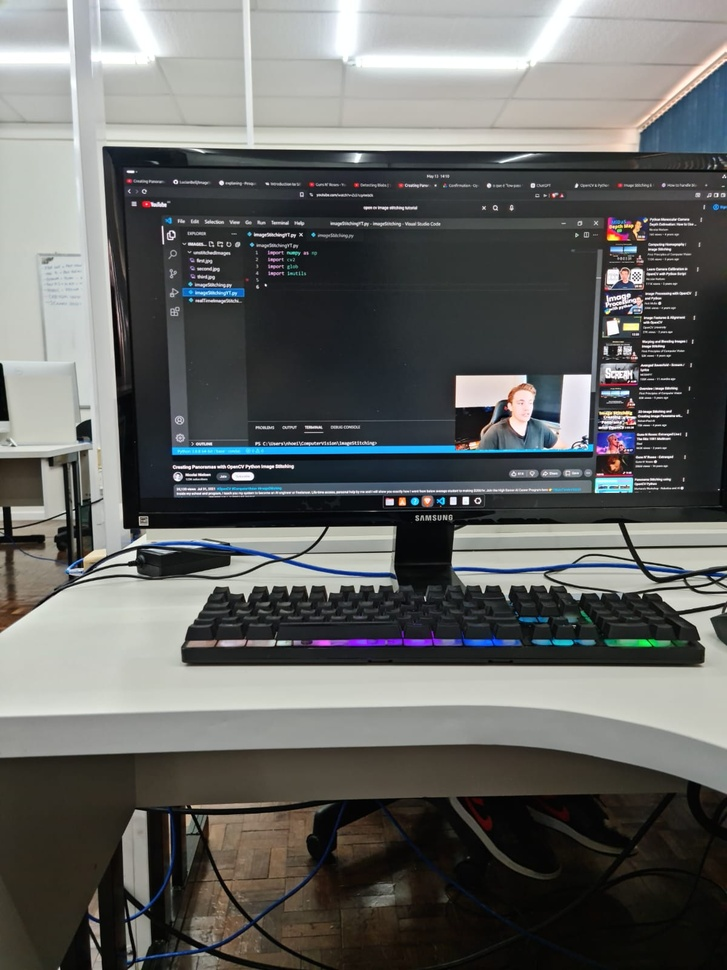
#> input picture NikolaiVideo/images/first.jpeg, 727 x 970 px, shrunk from 1200 x 1600 before the run; its folder holds 3 pictures in this run
$ jupyter execute code.ipynb
#> lines starting #> are read from the running program, lines starting #| are printed output that depends on the picture; after the words box and inside, x2 and y2 are one past the last pixel; in counts of white or black regions, pixels touching at a corner belong together
[cell 1]
import numpy as np
import cv2
import glob
import imutils

[cell 2]
image_paths = glob.glob('./images/*.jpeg')
images = []

for index, image in enumerate(image_paths):
    img = cv2.imread(image)
#> img is the input picture: shape (970, 727, 3); mean B, G, R 99.5, 101.5, 100.3
    images.append(img)
    # cv2.imshow(f"Image {index+1}", img)
    # cv2.waitKey(0)

# PostProcessing (not working yet):

[cell 3]
def find_crop_bounds(thresh_img, edge_check_pct=0.15):
    """
    edge_check_pct: % da altura a verificar nas bordas das colunas (topo e base)
    """
    h, w = thresh_img.shape

    # ── 1. TOPO: primeira linha sem nenhum pixel preto ────────────────────────
    top_y = 0
    for row in range(h):
        if np.all(thresh_img[row, :] > 0):
            top_y = row
            break

    # ── 2. BASE: última linha sem nenhum pixel preto ──────────────────────────
    bottom_y = h
    for row in range(h - 1, -1, -1):
        if np.all(thresh_img[row, :] > 0):
            bottom_y = row + 1
            break

    thresh_cropped = thresh_img[top_y:bottom_y, :]
    ch = bottom_y - top_y

    # Quantas linhas verificar nas bordas das colunas
    edge_px = max(1, int(ch * edge_check_pct))

    def col_has_black_on_edges(col_data):
        """Retorna True se a coluna tem preto no topo OU na base"""
        top_edge = col_data[:edge_px]
        bot_edge = col_data[-edge_px:]
        return np.any(top_edge == 0) or np.any(bot_edge == 0)

    # ── 3. LATERAL ESQUERDA ───────────────────────────────────────────────────
    left_x = 0
    for col in range(w):
        if not col_has_black_on_edges(thresh_cropped[:, col]):
            left_x = col
            break

    # ── 4. LATERAL DIREITA ────────────────────────────────────────────────────
    right_x = w
    for col in range(w - 1, -1, -1):
        if not col_has_black_on_edges(thresh_cropped[:, col]):
            right_x = col + 1
            break

    return left_x, top_y, right_x - left_x, bottom_y - top_y

[cell 4]
imageStitcher = cv2.Stitcher_create()

error, stitched_image = imageStitcher.stitch(images)
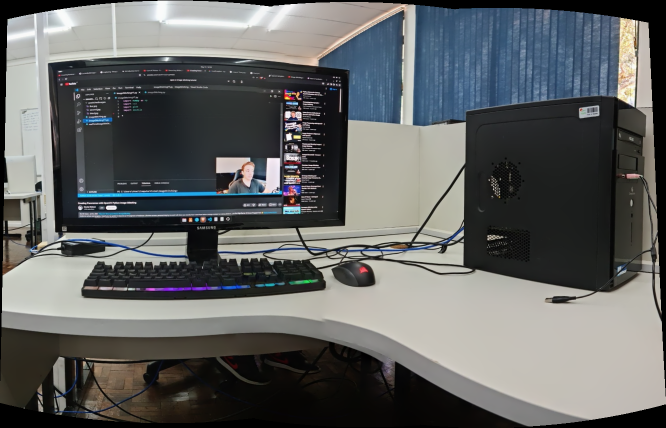
#> stitched_image: shape (855, 1332, 3) (shown at 1/2 size); mean of channels 0, 1, 2 98.9, 99.4, 97.5; drawn as B, G, R
#> error = 0

if not error:
    cv2.imwrite("stitchedImage.png", stitched_image)

    stitched_img = cv2.copyMakeBorder(stitched_image, 10, 10, 10, 10, cv2.BORDER_CONSTANT, (0,0,0))
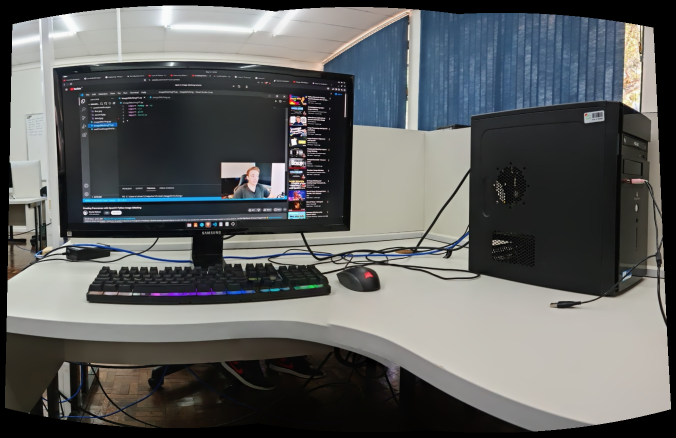
#> stitched_img: shape (875, 1352, 3) (shown at 1/2 size); mean of channels 0, 1, 2 95.2, 95.7, 93.9; drawn as B, G, R

    gray = cv2.cvtColor(stitched_image, cv2.COLOR_BGR2GRAY)
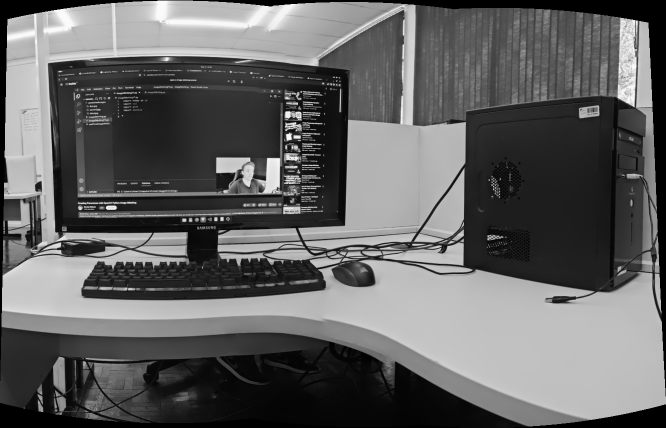
#> gray: shape (855, 1332) (shown at 1/2 size); min 0, max 253, mean 98.8
    thresh_img = cv2.threshold(gray, 0, 255, cv2.THRESH_BINARY)[1]
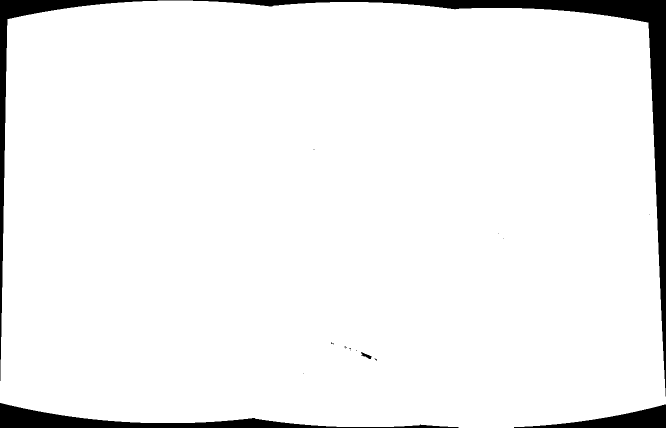
#> thresh_img: shape (855, 1332) (shown at 1/2 size); 95.1% white; 17 black regions (13 under 20 px)

    contours = cv2.findContours(thresh_img.copy(), cv2.RETR_EXTERNAL, cv2.CHAIN_APPROX_SIMPLE)
#> contours = 1 contour; box (x1, y1, x2, y2) and area: (0, 1, 1332, 855) 1081339
    contours = imutils.grab_contours(contours)

    if len(contours) == 0:
        print("Nenhum contorno encontrado no thresh_img")
        exit()

    areaOI = max(contours, key=cv2.contourArea)
#> areaOI = contour of 560 points, box (x1, y1, x2, y2) (0, 1, 1332, 855), area 1081339

    mask = np.zeros(thresh_img.shape, dtype="uint8")
    x, y, w, h = find_crop_bounds(thresh_img)
#> the loop in find_crop_bounds, `for col in range(w):` made 1 pass
#> (top_edge in col_has_black_on_edges, bot_edge in col_has_black_on_edges, left_x) on pass 1: ([255], [255], 0)
#> the loop in find_crop_bounds, `for col in range(w - 1, -1, -1):` made 1 pass
#> (top_edge in col_has_black_on_edges, bot_edge in col_has_black_on_edges, right_x) on pass 1: ([255], [255], 1332)
#> x = 0; y = 793; w = 1332; h = 13
    cv2.rectangle(mask, (x, y), (x + w, y + h), 255, -1)
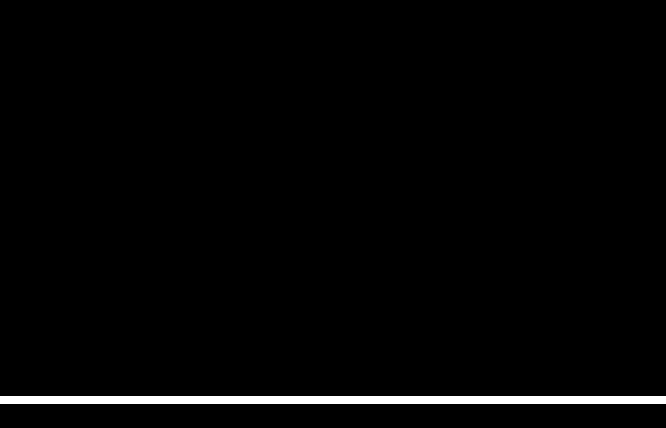
#> mask: shape (855, 1332) (shown at 1/2 size); 1.6% white; 1 white region, box (x1, y1, x2, y2) and area: (0, 793, 1332, 807) 18648

    minRectangle = mask.copy()
    sub = mask.copy()

    MAX_ITERATIONS = 65
    iterations = 0

    while cv2.countNonZero(sub) > 0 and iterations < MAX_ITERATIONS:
        eroded = cv2.erode(minRectangle, None)

        if cv2.countNonZero(eroded) == 0:
            print("Erosão zeraria a imagem — interrompendo")
            break

        minRectangle = eroded
        sub = cv2.subtract(minRectangle, thresh_img)
        iterations += 1
#> this loop made 1 pass
#> iterations on pass 1: 1
#> pass 1, `eroded = cv2.erode(minRectangle, None)`:
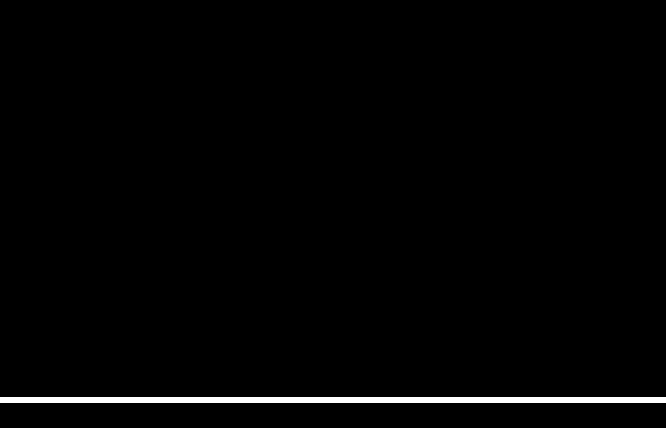
#> eroded: shape (855, 1332) (shown at 1/2 size); 1.4% white; 1 white region
#> after the loop, iterations = 1

    contours = cv2.findContours(minRectangle.copy(), cv2.RETR_EXTERNAL, cv2.CHAIN_APPROX_SIMPLE)
#> contours = 1 contour; box (x1, y1, x2, y2) and area: (0, 794, 1332, 806) 14641
    contours = imutils.grab_contours(contours)
#> contours = [[[0, 794], [0, 805], [1331, 805], [1331, 794]]]

    if len(contours) == 0:
        print("Fallback: usando contorno do thresh_img diretamente")
        contours = cv2.findContours(thresh_img.copy(), cv2.RETR_EXTERNAL, cv2.CHAIN_APPROX_SIMPLE)
        contours = imutils.grab_contours(contours)

    if len(contours) == 0:
        print("Nenhum contorno encontrado — abortando")
        exit()

    areaOI = max(contours, key=cv2.contourArea)
#> areaOI = [[0, 794], [0, 805], [1331, 805], [1331, 794]]
    x, y, w, h = cv2.boundingRect(areaOI)
#> y = 794; h = 12

    stitched_img = stitched_img[y:y + h, x:x + w]
    cv2.imwrite("stitchedOutputProcessed_MyAlgo.png", stitched_img)

else:
    print(f"Error: {error}")
